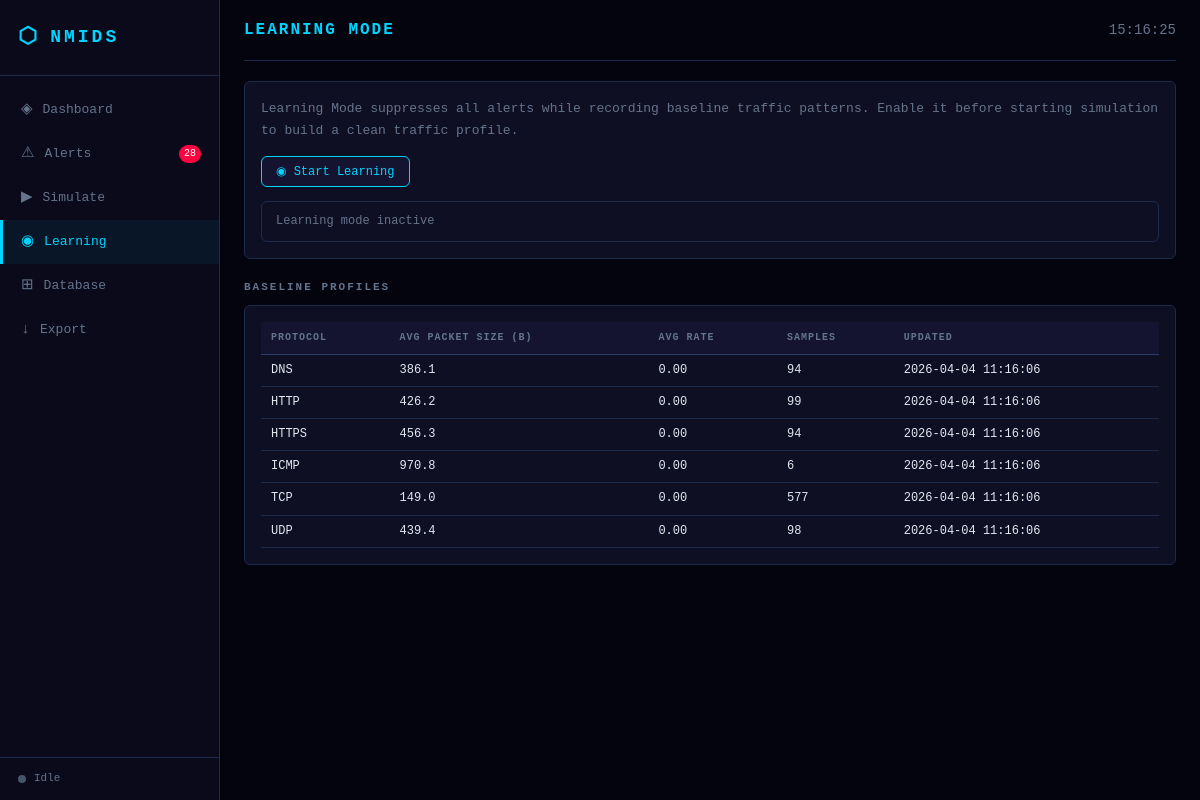
Page /learning on the committed database.
### tables this page shows
CREATE TABLE baseline (
    id           INTEGER PRIMARY KEY AUTOINCREMENT,
    protocol     TEXT    NOT NULL UNIQUE,
    avg_size     REAL    NOT NULL DEFAULT 0.0,
    avg_rate     REAL    NOT NULL DEFAULT 0.0,
    sample_count INTEGER NOT NULL DEFAULT 0,
    updated_at   TEXT    NOT NULL DEFAULT (datetime('now'))
);

### dashboard.py (the view)
@app.route('/learning')
def learning_page():
    return render_template('learning.html',
                           learning_mode=engine.learning_mode,
                           baselines=db.get_baselines())

### backend/logging_module.py (called while the page is built)
def _get_conn():
    conn = sqlite3.connect(DB_PATH, check_same_thread=False)
    conn.row_factory = sqlite3.Row
    return conn

def get_baselines():
    with _db_lock:
        conn = _get_conn()
        rows = conn.execute("SELECT * FROM baseline ORDER BY protocol").fetchall()
        conn.close()
    return [dict(r) for r in rows]

### frontend/templates/learning.html (shortened to what this page needs)
{% extends "base.html" %}
{% block page_title %}Learning Mode{% endblock %}
{% block content %}
<div class="panel">
  <p class="panel-description">
    Learning Mode suppresses all alerts while recording baseline traffic patterns.
    Enable it before starting simulation to build a clean traffic profile.
  </p>
  <div class="btn-group">
    <button id="btn-learn-start" class="btn btn-primary"
            {% if learning_mode %}style="display:none"{% endif %}>◉ Start Learning</button>
  </div>
  <div id="learn-status" class="learn-status {{ 'learning' if learning_mode else '' }}">
    {{ '⚡ Learning Mode Active — alerts suppressed' if learning_mode else 'Learning mode inactive' }}
  </div>
</div>
<h3 class="section-title">Baseline Profiles</h3>
<div class="panel">
  <div class="table-wrapper">
    <table class="data-table" id="baseline-table">
      <thead><tr><th>Protocol</th><th>Avg Packet Size (B)</th><th>Avg Rate</th><th>Samples</th><th>Updated</th></tr></thead>
      <tbody id="baseline-tbody">
        {% for b in baselines %}
        <tr>
          <td>{{ b.protocol }}</td>
          <td>{{ "%.1f"|format(b.avg_size) }}</td>
          <td>{{ "%.2f"|format(b.avg_rate) }}</td>
          <td>{{ b.sample_count }}</td>
          <td>{{ b.updated_at }}</td>
        </tr>
        {% else %}
        <tr><td colspan="5" class="text-muted text-center">No baselines yet — run Learning Mode first.</td></tr>
        {% endfor %}
      </tbody>
    </table>
  </div>
</div>
{% endblock %}

### frontend/templates/base.html (shortened to what this page needs)
<!DOCTYPE html>
<html lang="en">
<head>
  <link rel="stylesheet" href="{{ url_for('static', filename='css/style.css') }}"/>
</head>
<body>
<nav class="sidebar">
  <div class="sidebar-brand">
    <span class="brand-icon">⬡</span>
    <span class="brand-text">NMIDS</span>
  </div>
  <ul class="nav-links">
    <li><a href="/"          class="{% if request.path=='/'           %}active{% endif %}">
        <span class="nav-icon">◈</span> Dashboard</a></li>
    <li><a href="/alerts"    class="{% if request.path=='/alerts'     %}active{% endif %}">
        <span class="nav-icon">⚠</span> Alerts
        <span id="nav-badge" class="badge hidden">0</span></a></li>
    <li><a href="/simulate"  class="{% if request.path=='/simulate'   %}active{% endif %}">
        <span class="nav-icon">▶</span> Simulate</a></li>
    <li><a href="/learning"  class="{% if request.path=='/learning'   %}active{% endif %}">
        <span class="nav-icon">◉</span> Learning</a></li>
    <li><a href="/database"  class="{% if request.path=='/database'   %}active{% endif %}">
        <span class="nav-icon">⊞</span> Database</a></li>
    <li><a href="/export"    class="{% if request.path=='/export'     %}active{% endif %}">
        <span class="nav-icon">↓</span> Export</a></li>
  </ul>
  <div class="sidebar-status">
    <div class="status-dot" id="sim-status-dot"></div>
    <span id="sim-status-text">Idle</span>
  </div>
</nav>
<main class="main-content">
  <header class="page-header">
    <h1 class="page-title">{% block page_title %}Dashboard{% endblock %}</h1>
    <div class="header-right">
      <span class="clock" id="clock"></span>
    </div>
  </header>
  {% block content %}{% endblock %}
</main>
</body>
</html>

### frontend/static/css/style.css (style rules this page uses)
:root { --bg-deep: #04040f; --bg-dark: #0a0a1a; --bg-panel: #0f0f24; --bg-card: #141430; --bg-hover: #1a1a3a; --border: #1e2a4a; --border-bright:#2a3a6a; --text-primary: #e2e8f0; --text-muted: #64748b; --text-dim: #475569; --accent-cyan: #00d4ff; --accent-purple:#7b2ff7; --accent-green: #2ecc71; --danger: #ff0040; --warning: #f39c12; --high: #e74c3c; --medium: #f39c12; --low: #00d4ff; --critical: #ff0040; --font-mono: 'Courier New', Courier, monospace; --radius: 6px; --sidebar-w: 220px; }
*, *::before, *::after { box-sizing: border-box; margin: 0; padding: 0; }
html, body { height: 100%; background: var(--bg-deep); color: var(--text-primary); font-family: var(--font-mono); font-size: 13px; line-height: 1.6; }
.sidebar { position: fixed; top: 0; left: 0; width: var(--sidebar-w); height: 100vh; background: var(--bg-dark); border-right: 1px solid var(--border); display: flex; flex-direction: column; padding: 0; z-index: 100; }
.sidebar-brand { padding: 20px 18px; border-bottom: 1px solid var(--border); display: flex; align-items: center; gap: 10px; color: var(--accent-cyan); font-size: 18px; font-weight: bold; letter-spacing: 3px; }
.brand-icon { font-size: 22px; }
.nav-links { list-style: none; padding: 12px 0; flex: 1; }
.nav-links li a { display: flex; align-items: center; gap: 10px; padding: 10px 18px; color: var(--text-muted); text-decoration: none; transition: all 0.15s; border-left: 3px solid transparent; }
.nav-links li a.active { color: var(--accent-cyan); border-left-color: var(--accent-cyan); background: rgba(0, 212, 255, 0.06); }
.nav-icon { font-size: 15px; }
.badge { background: var(--danger); color: white; font-size: 10px; padding: 1px 5px; border-radius: 10px; margin-left: auto; }
.sidebar-status { padding: 12px 18px; border-top: 1px solid var(--border); display: flex; align-items: center; gap: 8px; font-size: 11px; color: var(--text-muted); }
.status-dot { width: 8px; height: 8px; border-radius: 50%; background: var(--text-dim); }
.main-content { margin-left: var(--sidebar-w); padding: 0 24px 32px; min-height: 100vh; }
.page-header { display: flex; align-items: center; justify-content: space-between; padding: 18px 0 16px; border-bottom: 1px solid var(--border); margin-bottom: 20px; }
.page-title { font-size: 16px; color: var(--accent-cyan); letter-spacing: 2px; text-transform: uppercase; }
.clock { font-size: 14px; color: var(--text-muted); font-family: var(--font-mono); }
.panel { background: var(--bg-panel); border: 1px solid var(--border); border-radius: var(--radius); padding: 16px; margin-bottom: 18px; }
.panel-description { color: var(--text-muted); margin-bottom: 14px; line-height: 1.7; }
.section-title { font-size: 11px; letter-spacing: 2px; text-transform: uppercase; color: var(--text-muted); margin: 20px 0 8px; }
.table-wrapper { overflow-x: auto; }
.data-table { width: 100%; border-collapse: collapse; font-size: 12px; }
.data-table th { background: var(--bg-card); color: var(--text-muted); padding: 8px 10px; text-align: left; font-size: 10px; letter-spacing: 1px; text-transform: uppercase; border-bottom: 1px solid var(--border-bright); white-space: nowrap; }
.data-table td { padding: 6px 10px; border-bottom: 1px solid var(--border); vertical-align: middle; }
.btn { padding: 7px 14px; border: 1px solid var(--border-bright); border-radius: var(--radius); background: var(--bg-card); color: var(--text-primary); cursor: pointer; font-family: var(--font-mono); font-size: 12px; transition: all 0.15s; }
.btn-primary { border-color: var(--accent-cyan); color: var(--accent-cyan); }
.btn-group { display: flex; gap: 8px; align-items: center; flex-wrap: wrap; }
.learn-status { margin-top: 14px; padding: 10px 14px; border-radius: var(--radius); border: 1px solid var(--border); color: var(--text-muted); font-size: 12px; }

### rows in the picture
baseline: protocol "DNS", avg_size "386.1", avg_rate "0.00", sample_count "94", updated_at "2026-04-04 11:16:06"
baseline: protocol "HTTP", avg_size "426.2", avg_rate "0.00", sample_count "99", updated_at "2026-04-04 11:16:06"
baseline: protocol "HTTPS", avg_size "456.3", avg_rate "0.00", sample_count "94", updated_at "2026-04-04 11:16:06"
baseline: protocol "ICMP", avg_size "970.8", avg_rate "0.00", sample_count "6", updated_at "2026-04-04 11:16:06"
baseline: protocol "TCP", avg_size "149.0", avg_rate "0.00", sample_count "577", updated_at "2026-04-04 11:16:06"
baseline: protocol "UDP", avg_size "439.4", avg_rate "0.00", sample_count "98", updated_at "2026-04-04 11:16:06"
